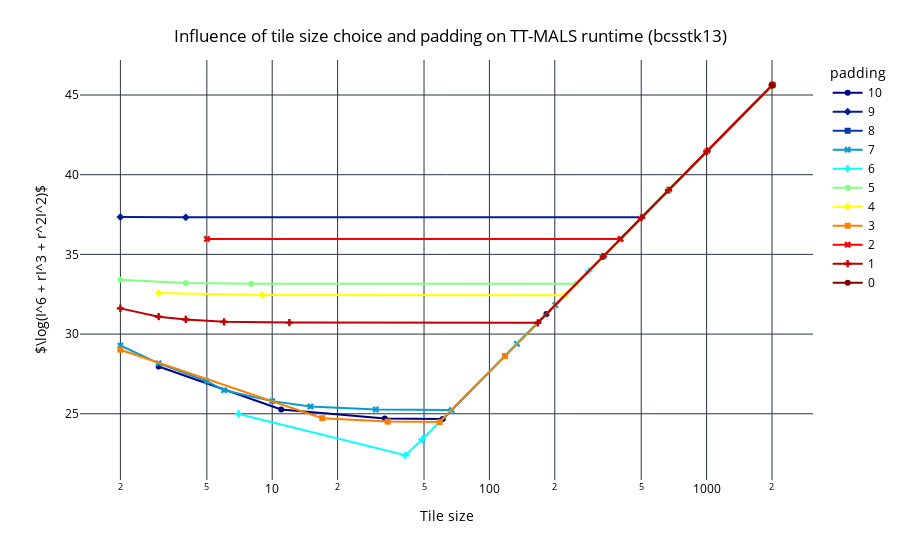

Notebook code for this chart:
### Code cell
line_plot_padding_tile_size_tt_mals_runtime("bcsstk13")

### Figure 1 — Plotly figure (JSON) as saved in the notebook; plotly's stock layout.template omitted (floating-point values rounded to 4 significant figures)
{"data": [{"hovertemplate": "padding=10<br>Tile size=%{x}<br>log_obj_func=%{y}<extra></extra>", "legendgroup": "10", "line": {"color": "rgb(0, 0, 131)", "dash": "solid"}, "marker": {"symbol": "circle"}, "mode": "lines+markers", "name": "10", "orientation": "v", "showlegend": true, "x": [3.0, 11.0, 33.0, 61.0, 183.0, 671.0, 2013.0], "xaxis": "x", "y": [27.96, 25.27, 24.71, 24.67, 31.26, 39.05, 45.64], "yaxis": "y", "type": "scatter"}, {"hovertemplate": "padding=9<br>Tile size=%{x}<br>log_obj_func=%{y}<extra></extra>", "legendgroup": "9", "line": {"color": "rgb(0, 30, 150)", "dash": "solid"}, "marker": {"symbol": "diamond"}, "mode": "lines+markers", "name": "9", "orientation": "v", "showlegend": true, "x": [2.0, 4.0, 503.0, 1006.0, 2012.0], "xaxis": "x", "y": [37.34, 37.33, 37.32, 41.48, 45.64], "yaxis": "y", "type": "scatter"}, {"hovertemplate": "padding=8<br>Tile size=%{x}<br>log_obj_func=%{y}<extra></extra>", "legendgroup": "8", "line": {"color": "rgb(0, 60, 170)", "dash": "solid"}, "marker": {"symbol": "square"}, "mode": "lines+markers", "name": "8", "orientation": "v", "showlegend": true, "x": [2011.0], "xaxis": "x", "y": [45.64], "yaxis": "y", "type": "scatter"}, {"hovertemplate": "padding=7<br>Tile size=%{x}<br>log_obj_func=%{y}<extra></extra>", "legendgroup": "7", "line": {"color": "rgb(2, 157, 212)", "dash": "solid"}, "marker": {"symbol": "x"}, "mode": "lines+markers", "name": "7", "orientation": "v", "showlegend": true, "x": [2.0, 3.0, 5.0, 6.0, 10.0, 15.0, 30.0, 67.0, 134.0, 201.0, 335.0, 402.0, 670.0, 1005.0, 2010.0], "xaxis": "x", "y": [29.28, 28.17, 27.04, 26.48, 25.79, 25.46, 25.27, 25.23, 29.39, 31.82, 34.88, 35.98, 39.04, 41.48, 45.64], "yaxis": "y", "type": "scatter"}, {"hovertemplate": "padding=6<br>Tile size=%{x}<br>log_obj_func=%{y}<extra></extra>", "legendgroup": "6", "line": {"color": "rgb(5, 255, 255)", "dash": "solid"}, "marker": {"symbol": "cross"}, "mode": "lines+markers", "name": "6", "orientation": "v", "showlegend": true, "x": [7.0, 41.0, 49.0, 287.0, 2009.0], "xaxis": "x", "y": [24.99, 22.4, 23.39, 33.96, 45.63], "yaxis": "y", "type": "scatter"}, {"hovertemplate": "padding=5<br>Tile size=%{x}<br>log_obj_func=%{y}<extra></extra>", "legendgroup": "5", "line": {"color": "rgb(130, 255, 128)", "dash": "solid"}, "marker": {"symbol": "circle"}, "mode": "lines+markers", "name": "5", "orientation": "v", "showlegend": true, "x": [2.0, 4.0, 8.0, 251.0, 502.0, 1004.0, 2008.0], "xaxis": "x", "y": [33.41, 33.2, 33.16, 33.15, 37.31, 41.47, 45.63], "yaxis": "y", "type": "scatter"}, {"hovertemplate": "padding=4<br>Tile size=%{x}<br>log_obj_func=%{y}<extra></extra>", "legendgroup": "4", "line": {"color": "rgb(255, 255, 0)", "dash": "solid"}, "marker": {"symbol": "diamond"}, "mode": "lines+markers", "name": "4", "orientation": "v", "showlegend": true, "x": [3.0, 9.0, 223.0, 669.0, 2007.0], "xaxis": "x", "y": [32.58, 32.45, 32.44, 39.03, 45.63], "yaxis": "y", "type": "scatter"}, {"hovertemplate": "padding=3<br>Tile size=%{x}<br>log_obj_func=%{y}<extra></extra>", "legendgroup": "3", "line": {"color": "rgb(252, 128, 0)", "dash": "solid"}, "marker": {"symbol": "square"}, "mode": "lines+markers", "name": "3", "orientation": "v", "showlegend": true, "x": [2.0, 17.0, 34.0, 59.0, 118.0, 1003.0, 2006.0], "xaxis": "x", "y": [29.02, 24.72, 24.51, 24.48, 28.62, 41.46, 45.62], "yaxis": "y", "type": "scatter"}, {"hovertemplate": "padding=2<br>Tile size=%{x}<br>log_obj_func=%{y}<extra></extra>", "legendgroup": "2", "line": {"color": "rgb(250, 0, 0)", "dash": "solid"}, "marker": {"symbol": "x"}, "mode": "lines+markers", "name": "2", "orientation": "v", "showlegend": true, "x": [5.0, 401.0, 2005.0], "xaxis": "x", "y": [35.97, 35.96, 45.62], "yaxis": "y", "type": "scatter"}, {"hovertemplate": "padding=1<br>Tile size=%{x}<br>log_obj_func=%{y}<extra></extra>", "legendgroup": "1", "line": {"color": "rgb(189, 0, 0)", "dash": "solid"}, "marker": {"symbol": "cross"}, "mode": "lines+markers", "name": "1", "orientation": "v", "showlegend": true, "x": [2.0, 3.0, 4.0, 6.0, 12.0, 167.0, 334.0, 501.0, 668.0, 1002.0, 2004.0], "xaxis": "x", "y": [31.61, 31.09, 30.92, 30.77, 30.72, 30.71, 34.87, 37.3, 39.03, 41.46, 45.62], "yaxis": "y", "type": "scatter"}, {"hovertemplate": "padding=0<br>Tile size=%{x}<br>log_obj_func=%{y}<extra></extra>", "legendgroup": "0", "line": {"color": "rgb(128, 0, 0)", "dash": "solid"}, "marker": {"symbol": "circle"}, "mode": "lines+markers", "name": "0", "orientation": "v", "showlegend": true, "x": [2003.0], "xaxis": "x", "y": [45.61], "yaxis": "y", "type": "scatter"}], "layout": {"xaxis": {"anchor": "y", "domain": [0.0, 1.0], "title": {"text": "Tile size"}, "type": "log"}, "yaxis": {"anchor": "x", "domain": [0.0, 1.0], "title": {"text": "$\\log(I^6 + rI^3 + r^2I^2)$"}}, "legend": {"title": {"text": "padding"}, "tracegroupgap": 0}, "margin": {"t": 60}, "title": {"text": "Influence of tile size choice and padding on TT-MALS runtime (bcsstk13)", "x": 0.5, "xanchor": "center", "yanchor": "top"}, "font": {"color": "black"}, "plot_bgcolor": "white", "paper_bgcolor": "white"}}
